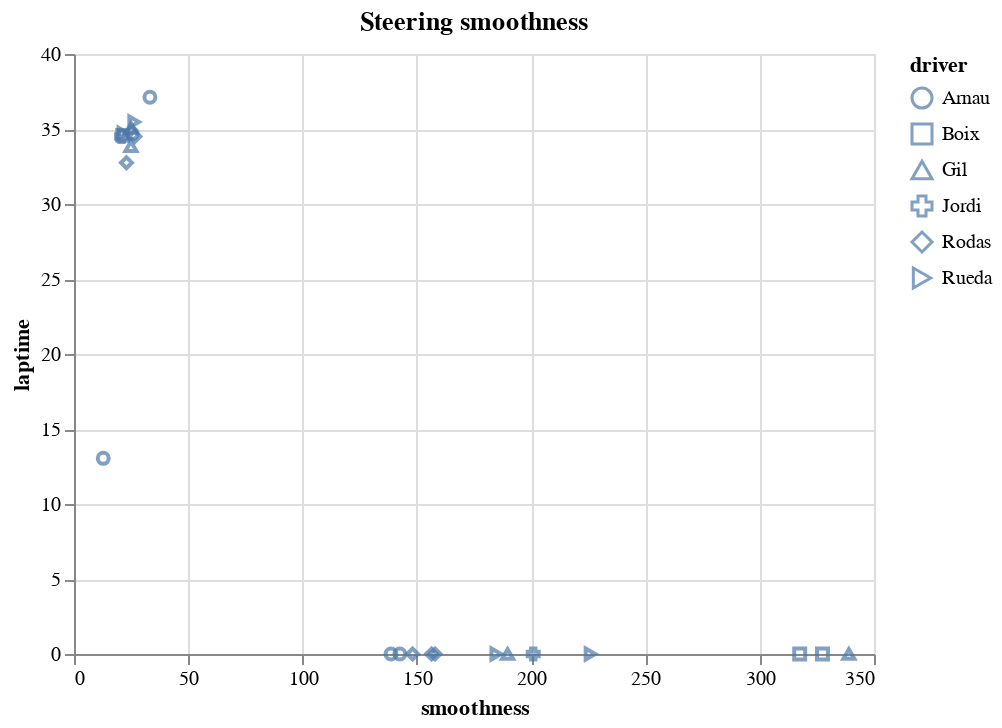

Notebook code cell kept with this figure:
### Code cell
run.steering_smoothness_chart()

### Figure 1 — Vega-Lite specification as saved in the notebook (floating-point values rounded to 4 significant figures)
{"config": {"view": {"continuousWidth": 400, "continuousHeight": 300}}, "data": {"name": "data-621fd10ca403179757be7e3a774a1bad"}, "mark": "point", "encoding": {"shape": {"field": "driver", "type": "nominal"}, "tooltip": [{"field": "lap", "type": "quantitative"}, {"field": "laptime", "type": "quantitative"}, {"field": "driver", "type": "nominal"}], "x": {"field": "smoothness", "type": "quantitative"}, "y": {"field": "laptime", "type": "quantitative"}}, "title": "Steering smoothness", "$schema": "https://vega.github.io/schema/vega-lite/v4.17.0.json", "datasets": {"data-621fd10ca403179757be7e3a774a1bad": [{"smoothness": 184.7, "lap": 0, "laptime": 0.0, "driver": "Rueda"}, {"smoothness": 26.29, "lap": 1, "laptime": 35.46, "driver": "Rueda"}, {"smoothness": 225.9, "lap": 2, "laptime": 0.0, "driver": "Rueda"}, {"smoothness": 21.56, "lap": 3, "laptime": 34.72, "driver": "Rueda"}, {"smoothness": 138.7, "lap": 4, "laptime": 0.0, "driver": "Arnau"}, {"smoothness": 33.22, "lap": 5, "laptime": 37.11, "driver": "Arnau"}, {"smoothness": 12.79, "lap": 6, "laptime": 13.04, "driver": "Arnau"}, {"smoothness": 142.5, "lap": 7, "laptime": 0.0, "driver": "Arnau"}, {"smoothness": 25.39, "lap": 8, "laptime": 34.69, "driver": "Arnau"}, {"smoothness": 327.5, "lap": 9, "laptime": 0.0, "driver": "Boix"}, {"smoothness": 317.5, "lap": 10, "laptime": 0.0, "driver": "Boix"}, {"smoothness": 21.3, "lap": 11, "laptime": 34.58, "driver": "Boix"}, {"smoothness": 339.0, "lap": 12, "laptime": 0.0, "driver": "Gil"}, {"smoothness": 25.0, "lap": 13, "laptime": 35.07, "driver": "Gil"}, {"smoothness": 189.7, "lap": 14, "laptime": 0.0, "driver": "Gil"}, {"smoothness": 24.9, "lap": 15, "laptime": 33.85, "driver": "Gil"}, {"smoothness": 148.1, "lap": 16, "laptime": 0.0, "driver": "Rodas"}, {"smoothness": 26.65, "lap": 17, "laptime": 34.51, "driver": "Rodas"}, {"smoothness": 156.4, "lap": 18, "laptime": 0.0, "driver": "Rodas"}, {"smoothness": 22.95, "lap": 19, "laptime": 32.75, "driver": "Rodas"}, {"smoothness": 158.0, "lap": 20, "laptime": 0.0, "driver": "Rodas"}, {"smoothness": 200.9, "lap": 21, "laptime": 0.0, "driver": "Jordi"}, {"smoothness": 20.79, "lap": 22, "laptime": 34.5, "driver": "Jordi"}]}}
